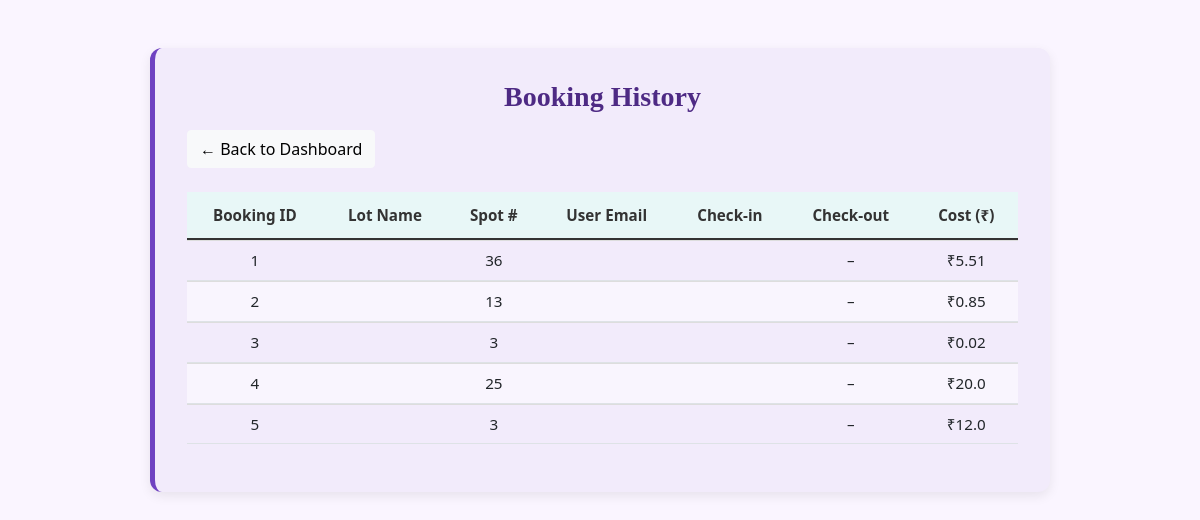
Before: /bookings with the older database file.
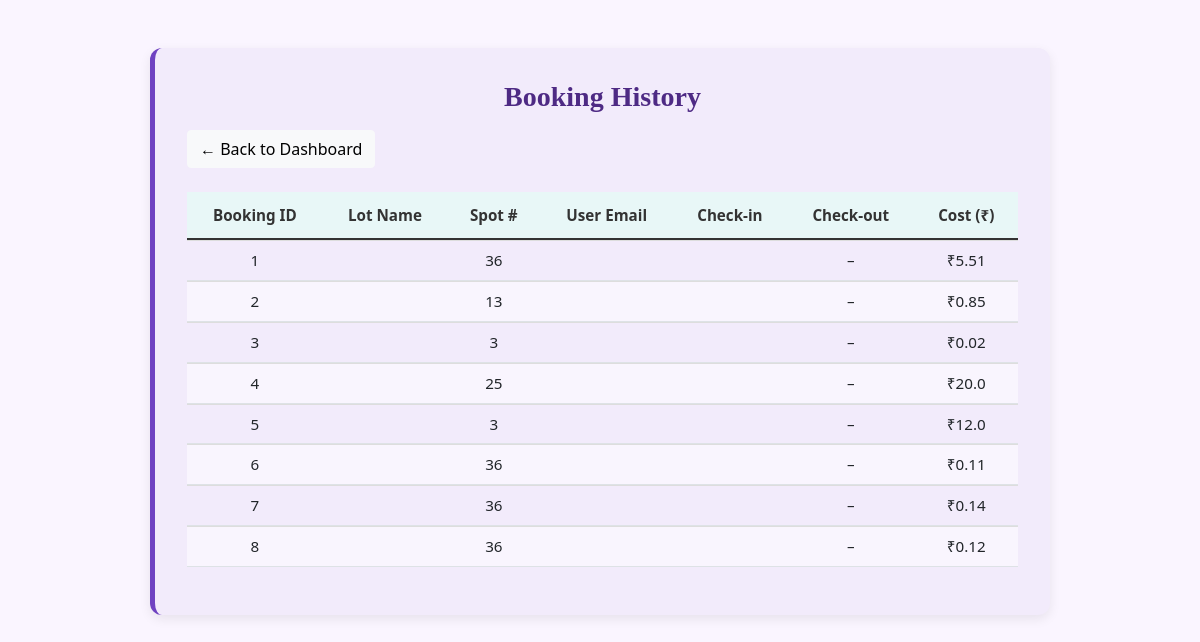
After: the same page with the newer database file.
### backend/models.py (models this page shows, shortened)
class Reservation(db.Model):
    __tablename__ = "reservations"
    id = db.Column(db.Integer, primary_key=True)
    spot_id = db.Column(db.Integer, db.ForeignKey('parking_spots.id'), nullable=False)
    user_id = db.Column(db.Integer, db.ForeignKey('user_info.id'), nullable=False)
    vehicle_no = db.Column(db.String(20), nullable=False)
    parking_timestamp = db.Column(db.DateTime, default=datetime.utcnow)
    leaving_timestamp = db.Column(db.DateTime, nullable=True)
    cost = db.Column(db.Float)

### backend/controllers.py (the view)
    @app.route("/bookings")
    def view_bookings():
        bookings = Reservation.query.all()
        return render_template("admin_bookings.html", bookings=bookings)

### templates/admin_bookings.html (shortened to what this page needs)
<!DOCTYPE html>
<html lang="en">
<head>
  <link rel="stylesheet" href="{{ url_for('static', filename='css/style.css') }}">
  <link href="https://cdn.jsdelivr.net/npm/bootstrap@5.0.2/dist/css/bootstrap.min.css" rel="stylesheet">
</head>
<body class="admin-bookings-page">
  <div class="bookings-container">
    <div class="bookings-card">
      <h2 class="bookings-title">Booking History</h2>
      <a href="/admin_dashboard" class="btn btn-light back-btn">← Back to Dashboard</a>
      <div class="table-responsive">
        <table class="table bookings-table">
          <thead>
            <tr>
              <th>Booking ID</th>
              <th>Lot Name</th>
              <th>Spot #</th>
              <th>User Email</th>
              <th>Check-in</th>
              <th>Check-out</th>
              <th>Cost (₹)</th>
            </tr>
          </thead>
          <tbody>
            {% for b in bookings %}
            <tr>
              <td>{{ b.id }}</td>
              <td>{{ b.lot_name }}</td>
              <td>{{ b.spot_id }}</td>
              <td>{{ b.user_email }}</td>
              <td>{{ b.in_time }}</td>
              <td>{{ b.out_time or '–' }}</td>
              <td>₹{{ b.cost }}</td>
            </tr>
            {% else %}
            <tr>
              <td colspan="7" class="text-center">No bookings found.</td>
            </tr>
            {% endfor %}
          </tbody>
        </table>
      </div>
    </div>
  </div>
</body>
</html>

### static/css/style.css (style rules this page uses)
* { margin: 0; padding: 0; box-sizing: border-box; }
body.admin-bookings-page { background:#faf5ff; font-family:'Segoe UI',sans-serif; }
.bookings-container { display:flex; justify-content:center; padding:3rem 1rem; }
.bookings-card { background:#f2ebfb; border-left:5px solid #6f42c1; border-radius:0.75rem; box-shadow:0 4px 12px rgba(0,0,0,0.08); padding:2rem; max-width:900px; width:100%; }
.bookings-title { font-size:1.75rem; font-weight:bold; color:#4e2a84; margin-bottom:1rem; font-family:'Brush Script MT',cursive; text-align:center; }
.back-btn { display:inline-block; margin-bottom:1.5rem; color:#4e2a84; background:#fff; border:1px solid #6f42c1; border-radius:0.5rem; padding:0.5rem 1rem; text-decoration:none; }
.table-responsive { overflow-x:auto; }
.bookings-table { width:100%; border-collapse:separate; border-spacing:0; }
.bookings-table th { background:#e6dbf7; color:#4e2a84; font-weight:600; border-bottom:2px solid #6f42c1; text-align:center; }
.bookings-table td { padding:0.75rem; vertical-align:middle; text-align:center; border-top:1px solid #ddd; }
.bookings-table tr:nth-child(even) { background:#f9f5fe; }
body { background: #f5f7fa; font-family: 'Poppins', sans-serif; margin: 0; padding: 0; }
.table { font-size: 0.95rem; }
.table thead th { background-color: #f8f9fb; border-bottom: none; font-weight: 600; padding: 0.75rem 1rem; }
.table tbody td { vertical-align: middle; }
.table thead th { background-color: #e8f7f7; color: #333; border-bottom: 2px solid #d0e8e8; font-weight: 600; }
body { background: linear-gradient(135deg, #f8f9fa, #e9ecef); }

Changed rows visible on the page:
added Reservation: id "6", spot_id "36", out_time "–", cost "0.11"
added Reservation: id "7", spot_id "36", out_time "–", cost "0.14"
added Reservation: id "8", spot_id "36", out_time "–", cost "0.12"
